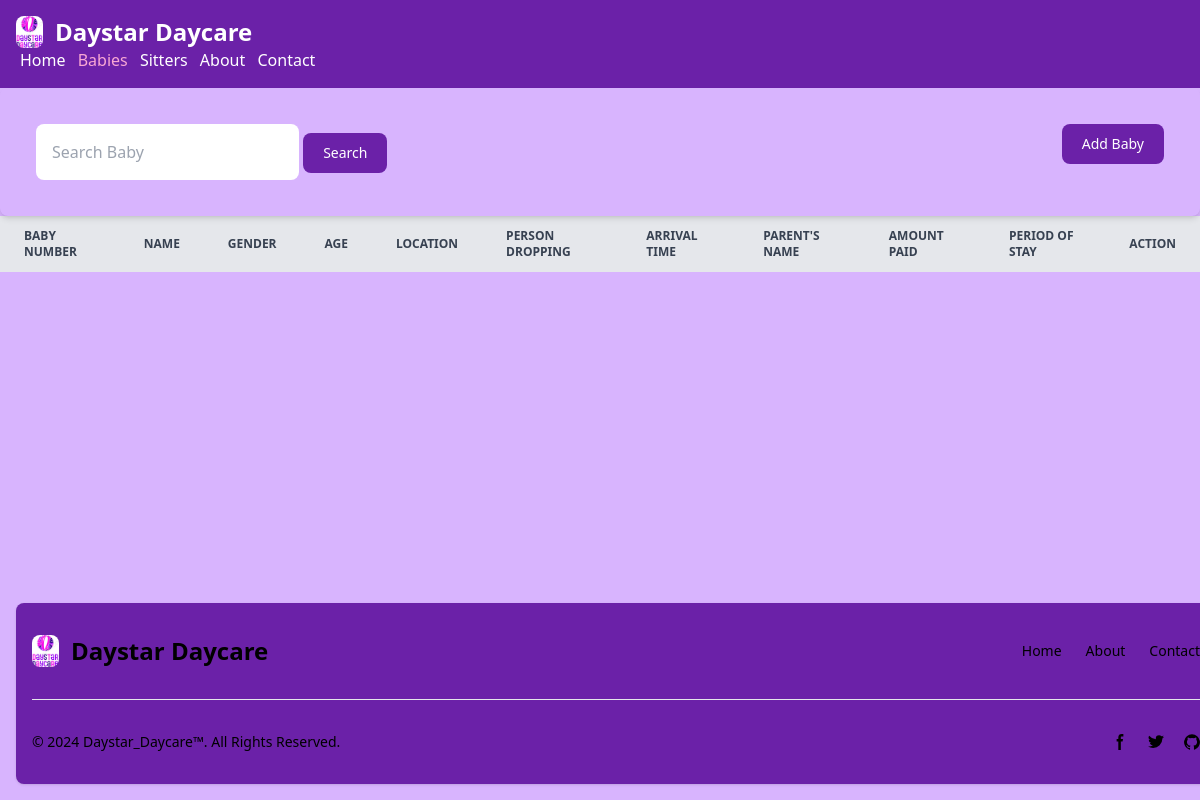
Before: /baby/ with the older database file.
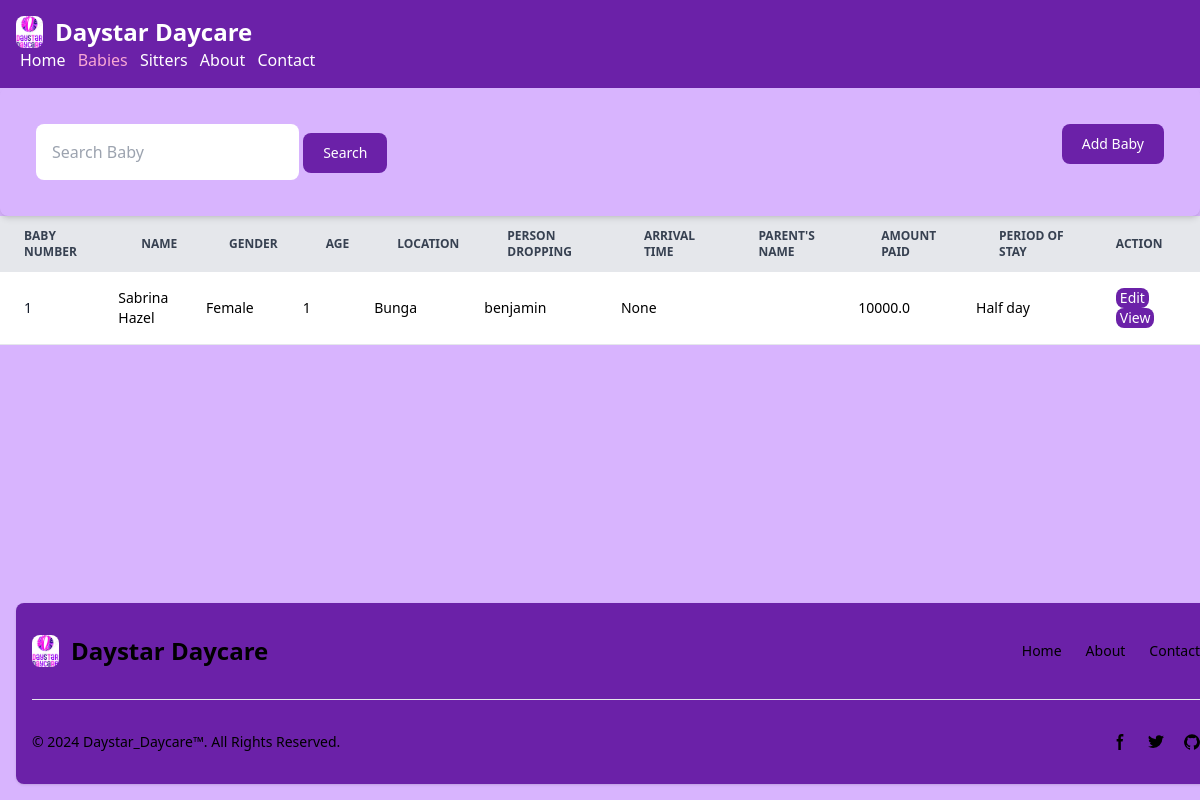
After: the same page with the newer database file.
### baby_app/models.py (models this page shows, shortened)
class Baby(models.Model):
    name = models.CharField(max_length=100)
    gender = models.CharField(max_length=25)
    age = models.IntegerField()
    location = models.CharField(max_length=200)
    name_dropper = models.CharField(max_length=100)
    time_arrival = models.DateTimeField(auto_now_add=True)
    name_parents = models.CharField(max_length=100)
    amount_paid = models.FloatField()
    period_stay = models.CharField(max_length=50)

### baby_app/views.py (the view)
# urls.py: path('', views.babyhome, name='baby'),
def babyhome(request):
    babylist = Baby.objects.all()
    return render(request, 'baby_app/baby.html', {'babylist': babylist})

### baby_app/templates/baby_app/baby.html (shortened to what the changed rows need)
{% load static %}
<!DOCTYPE html>
<html lang="en">
<head>
    <script src="https://cdn.tailwindcss.com"></script>
</head>
<body class="bg-purple-300">
    <table class="w-full text-sm text-left rtl:text-right text-black-500 dark:text-gray-400">
        <thead class="text-xs text-gray-700 uppercase bg-gray-200 dark:bg-gray-700 dark:text-gray-400">
            <tr>
                <th scope="col" class="px-6 py-3">
                    Baby Number
                </th>
                <th scope="col" class="px-6 py-3">
                    Name
                </th>
                <th scope="col" class="px-6 py-3">
                    Gender
                </th>
                <th scope="col" class="px-6 py-3">
                    Age
                </th>
                <th scope="col" class="px-6 py-3">
                    Location
                </th>
                <th scope="col" class="px-6 py-3">
                    Person Dropping
                </th>
                <th scope="col" class="px-6 py-3">
                    Arrival Time
                </th>
                <th scope="col" class="px-6 py-3">
                    Parent's Name
                </th>
                <th scope="col" class="px-6 py-3">
                    Amount Paid
                </th>
                <th scope="col" class="px-6 py-3">
                    Period of Stay
                </th>
                <th scope="col" class="px-6 py-3">
                    Action
                </th>
            </tr>
        </thead>
        <tbody>
            {% for baby in babylist %}
            <tr class="odd:bg-white odd:dark:bg-gray-900 even:bg-gray-50 even:dark:bg-gray-800 border-b dark:border-gray-700">
                <th scope="row" class="px-6 py-4 font-medium text-gray-900 whitespace-nowrap dark:text-white">{{ baby.id }}</th>
                <td px-6 py-4>{{ baby.name }}</td>
                <td px-6 py-4>{{ baby.gender }}</td>
                <td px-6 py-4>{{ baby.age }}</td>
                <td px-6 py-4>{{ baby.location }}</td>
                <td px-6 py-4>{{ baby.name_dropper }}</td>
                <td px-6 py-4>{{ baby.time_arrival }}</td>
                <td px-6 py-4>{{ baby.name_parent }}</td>
                <td px-6 py-4>{{ baby.amount_paid }}</td>
                <td px-6 py-4>{{ baby.period_stay }}</td>
                <td class="px-6 py-4">
                    <a href="{% url "editbaby" baby.id %}">
                        <button type="submit" class="px-1 py-0 bg-purple-800 text-white hover:bg-pink-300 rounded-lg">Edit</button>
                    </a>
                    <a href="{% url "viewbaby" baby.id %}">
                        <button type="submit" class="px-1 py-0 bg-purple-800 text-white hover:bg-pink-300 rounded-lg">View</button>
                    </a>
                </td>
            </tr>
            {% endfor %}
        </tbody>
    </table>
</body>
</html>

Changed rows visible on the page:
added Baby: id "1", name "Sabrina Hazel", gender "Female", age "1", location "Bunga", name_dropper "benjamin", time_arrival "None", amount_paid "10000.0", period_stay "Half day"
